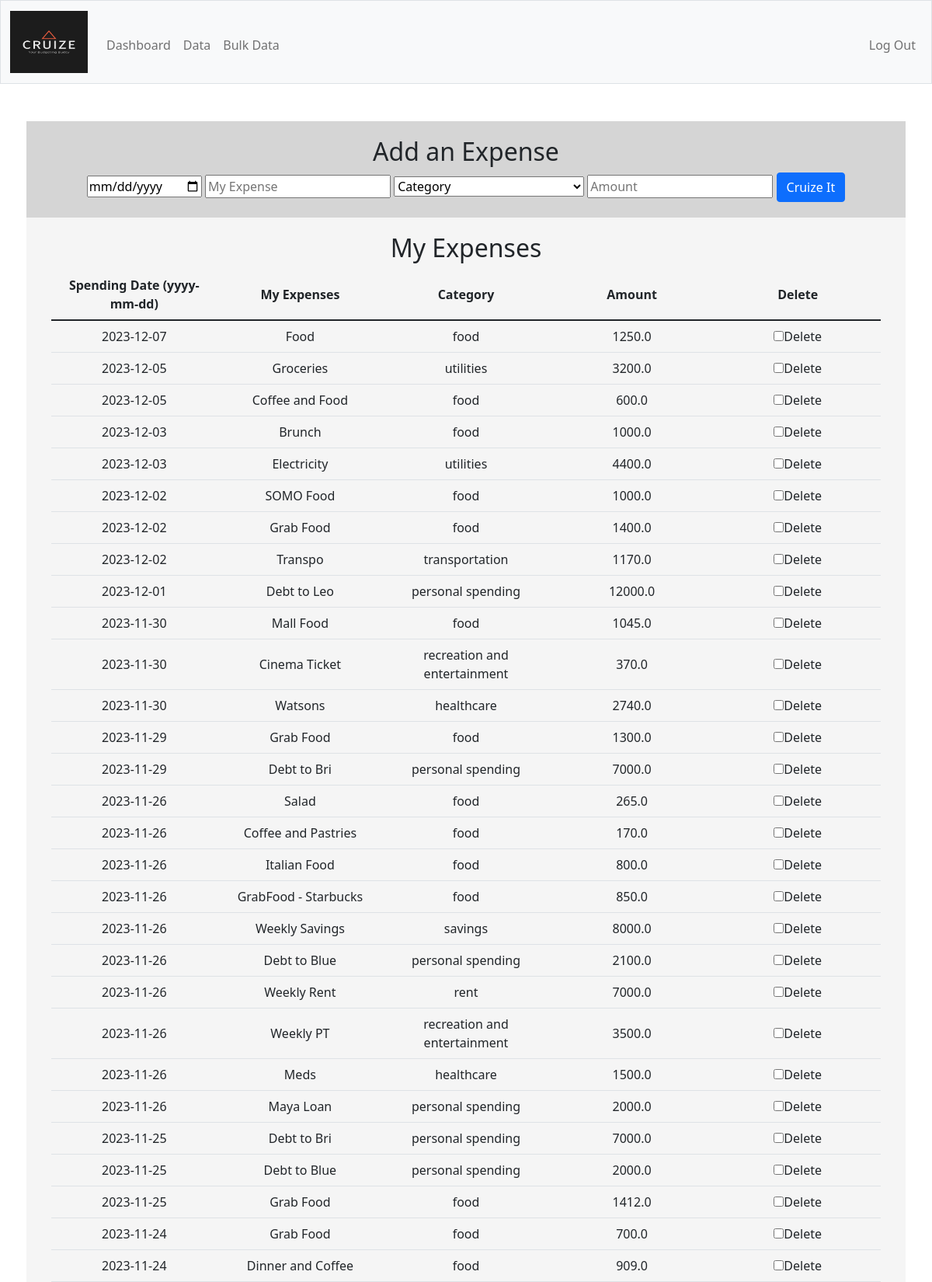
/add (signed in, upper part), run on the app's committed database.
### tables this page shows
CREATE TABLE budget (
id INTEGER PRIMARY KEY AUTOINCREMENT NOT NULL,
user_id INTEGER NULL,
name TEXT NULL,
category TEXT NULL,
amount REAL NULL,
budget_date DATETIME NULL,
transaction_date DATETIME DEFAULT CURRENT_TIMESTAMP
);

### app.py (the view)
@app.route("/add", methods=["GET", "POST"])
@login_required
def add():
    if request.method == "POST":
        date = request.form.get("date")
        name = request.form.get("name")
        category = request.form.get("category")
        amount = request.form.get("amount")
        try:
            date_str = datetime.strptime(date, '%Y-%m-%d')
            new_date = date_str.strftime('%Y-%m-%d')
            date = new_date
        except ValueError:
            return "Error processing date format. Kindly follow 'dd/mm/yyyy' format"
        if not name:
            return "Kindly provide the name of your expenses in 'My Expense' column"
        elif category not in REQUIRED_CATEGORIES:
            return "Invalid category. Kindly choose from the available category lists"
        elif not decimal_checker(amount) and not amount.isdigit():
            return "Costs must be numerical or decimal value"
        elif float(amount) <= 0:
            return "Cost must have a value greater than 0"
        elif int(float(amount)) <= 0:
            return "Cost must have a value greater than 0"
        user_id = session["user_id"]
        db.execute("INSERT INTO budget (user_id, name, category, amount, budget_date) VALUES (?, ?, ?, ?, ?)",
                   user_id, name, category, amount, date)
        return redirect("/add")
    else:
        budgets = db.execute(
                "SELECT * FROM budget WHERE user_id = ? ORDER BY budget_date DESC, transaction_date DESC", session["user_id"])
        return render_template("manual.html", categories = REQUIRED_CATEGORIES, budgets = budgets)

### app.py (called while the page is built)
@app.after_request
def after_request(response):
    response.headers["Cache-Control"] = "no-cache, no-store, must-revalidate"
    response.headers["Expires"] = 0
    response.headers["Pragma"] = "no-cache"
    return response

### helpers.py (called while the page is built)
def login_required(f):
    @wraps(f)
    def decorated_function(*args, **kwargs):
        if session.get("user_id") is None:
            return redirect("/login")
        return f(*args, **kwargs)
    return decorated_function

### templates/manual.html (shortened to what this page needs)
{% extends "luser.html" %}
{% block main %}
    <div class="container-fluid">
        <div class="row test-row custom_padding">
            <div class="col-md-12">
                <h2>Add an Expense</h2>
                <form action ="/add" method="POST">
                    <input autocomplete="off" autofocus name="date" placeholder="Date" type="date">
                    <input autocomplete="off" autofocus name="name" placeholder="My Expense" type="text">
                    <select name="category">
                        <option disabled selected>Category</option>
                    </select>
                    <input autocomplete="off" autofocus name="amount" placeholder="Amount" type="text">
                    <button  class="btn btn-primary" type="Submit">Cruize It</button>
                </form>
            </div>
        </div>
    </div>
    <div class="container-fluid">
        <div class ="row charts-row custom_padding">
            <div class = "col-md-12">
                <h2>My Expenses</h2>
                <table class="table table-sortable">
                    <thead>
                        <tr>
                            <th>Spending Date (yyyy-mm-dd)</th>
                            <th>My Expenses</th>
                            <th>Category</th>
                            <th>Amount</th>
                            <th>Delete</th>
                        </tr>
                    </thead>
                    <tbody>
                        {% for budget in budgets %}
                        <tr>
                            <td>{{ budget.budget_date }}</td>
                            <td>{{ budget.name }}</td>
                            <td>{{ budget.category }}</td>
                            <td>{{ budget.amount }}</td>
                            <td><input type="checkbox" class="checkbox" data-id="{{ budget.id }}">Delete</td>
                        </tr>
                        {% endfor %}
                    </tbody>
                </table>
            </div>
        </div>
    </div>
{% endblock %}

### templates/luser.html (shortened to what this page needs)
<!DOCTYPE html>
<html lang="en">
    <head>
        <link href="https://cdn.jsdelivr.net/npm/bootstrap@5.1.3/dist/css/bootstrap.min.css" rel="stylesheet">
        <link href="/static/styles_manual.css" rel="stylesheet">
    </head>
    <body>
        <nav class="bg-light border navbar navbar-expand-md navbar-light">
            <div class="container-fluid">
                <a class="navbar-brand" href="#">
                    <img src="/static/Original.png" alt="Cruize" width="100" height="80">
                </a>
                <div class="collapse navbar-collapse" id="navbar">
                    {% if session["user_id"] %}
                        <ul class="navbar-nav me-auto mt-2">
                            <li class="nav-item"><a class="nav-link" href="/">Dashboard</a></li>
                            <li class="nav-item"><a class="nav-link" href="/add">Data</a></li>
                            <li class="nav-item"><a class="nav-link" href="/upload_user">Bulk Data</a></li>
                        </ul>
                        <ul class="navbar-nav ms-auto mt-2">
                            <li class="nav-item"><a class="nav-link" href="/logout">Log Out</a></li>
                        </ul>
                    {% else %}
                        <ul class="navbar-nav ms-auto mt-2">
                            <li class="nav-item"><a class="nav-link" href="/register">Register</a></li>
                            <li class="nav-item"><a class="nav-link" href="/login">Log In</a></li>
                        </ul>
                    {% endif %}
                </div>
            </div>
        </nav>
        <main class="container-fluid py-5 text-center">
            {% block main %}{% endblock %}
        </main>
    </body>
</html>

### static/styles_manual.css (style rules this page uses)
nav .navbar-brand { font-size: xx-large; }
table { background-color: transparent; margin-bottom: 1rem; width: 100%; table-layout: fixed; }
table th, table td { padding: 0.75rem; vertical-align: middle; }
body, html { margin: 0; padding: 0; }
.test-row { background-color: #d5d5d5; padding: 20px; }
.custom_padding { margin-left: 10px; margin-right: 10px; }
.charts-row { background-color: #f5f5f5; padding: 20px; margin-bottom: 0; }
.table-sortable th { cursor: pointer; }

### data on the page
budget: budget_date "2023-12-07", name "Food", category "food", amount "1250.0"
budget: budget_date "2023-12-05", name "Groceries", category "utilities", amount "3200.0"
budget: budget_date "2023-12-05", name "Coffee and Food", category "food", amount "600.0"
budget: budget_date "2023-12-03", name "Brunch", category "food", amount "1000.0"
budget: budget_date "2023-12-03", name "Electricity", category "utilities", amount "4400.0"
budget: budget_date "2023-12-02", name "SOMO Food", category "food", amount "1000.0"
budget: budget_date "2023-12-02", name "Grab Food", category "food", amount "1400.0"
budget: budget_date "2023-12-02", name "Transpo", category "transportation", amount "1170.0"
budget: budget_date "2023-12-01", name "Debt to Leo", category "personal spending", amount "12000.0"
budget: budget_date "2023-11-30", name "Mall Food", category "food", amount "1045.0"
budget: budget_date "2023-11-30", name "Cinema Ticket", category "recreation and entertainment", amount "370.0"
budget: budget_date "2023-11-30", name "Watsons", category "healthcare", amount "2740.0"
budget: budget_date "2023-11-29", name "Grab Food", category "food", amount "1300.0"
budget: budget_date "2023-11-29", name "Debt to Bri", category "personal spending", amount "7000.0"
budget: budget_date "2023-11-26", name "Salad", category "food", amount "265.0"
budget: budget_date "2023-11-26", name "Coffee and Pastries", category "food", amount "170.0"
budget: budget_date "2023-11-26", name "Italian Food", category "food", amount "800.0"
budget: budget_date "2023-11-26", name "GrabFood - Starbucks", category "food", amount "850.0"
budget: budget_date "2023-11-26", name "Weekly Savings", category "savings", amount "8000.0"
budget: budget_date "2023-11-26", name "Debt to Blue", category "personal spending", amount "2100.0"
budget: budget_date "2023-11-26", name "Weekly Rent", category "rent", amount "7000.0"
budget: budget_date "2023-11-26", name "Weekly PT", category "recreation and entertainment", amount "3500.0"
budget: budget_date "2023-11-26", name "Meds", category "healthcare", amount "1500.0"
budget: budget_date "2023-11-26", name "Maya Loan", category "personal spending", amount "2000.0"
budget: budget_date "2023-11-25", name "Debt to Bri", category "personal spending", amount "7000.0"
budget: budget_date "2023-11-25", name "Debt to Blue", category "personal spending", amount "2000.0"
budget: budget_date "2023-11-25", name "Grab Food", category "food", amount "1412.0"
budget: budget_date "2023-11-24", name "Grab Food", category "food", amount "700.0"
budget: budget_date "2023-11-24", name "Dinner and Coffee", category "food", amount "909.0"
